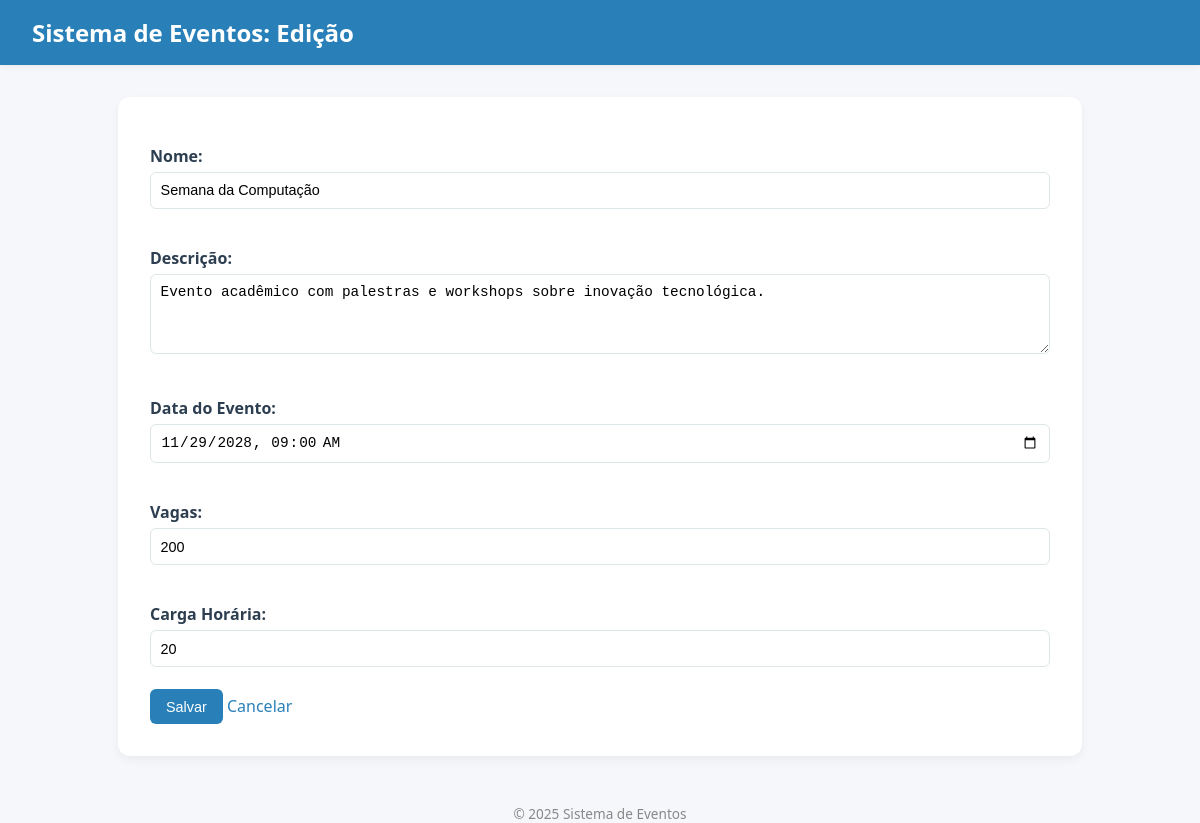
The page /evento/evento_form.php?id=1 on the database its author committed.
### tables this page shows
CREATE TABLE IF NOT EXISTS eventos (
    id INT AUTO_INCREMENT PRIMARY KEY,
    nome VARCHAR(150) NOT NULL,
    descricao TEXT,
    data_evento DATETIME NOT NULL,
    vagas INT UNSIGNED,
    carga_horaria INT
    
);

### banco/db.php (called while the page is built, shortened)
<?php
function h($s){ return htmlspecialchars($s, ENT_QUOTES, 'UTF-8'); }

### evento/evento_form.php (the view, shortened to what this page needs)
<?php
require '../banco/db.php';
$id = isset($_GET['id']) ? (int)$_GET['id'] : 0;
$nome = $descricao = $data_evento = $vagas = $carga = '';
if ($id && $_SERVER['REQUEST_METHOD'] !== 'POST') {
    $r = mysqli_query($mysqli, "SELECT * FROM eventos WHERE id = $id");
    if ($row = mysqli_fetch_assoc($r)) {
        $nome = $row['nome']; $descricao = $row['descricao']; $data_evento = $row['data_evento']; $vagas = $row['vagas']; $carga = $row['carga_horaria'];
    } else die("Evento não encontrado");
}
?>
<!doctype html>
<html>
<head>
  <link rel="stylesheet" href="/style.css">
</head>
<body>
  <header>
    <h1>Sistema de Eventos: <?= $id ? 'Edição' : 'Inserção' ?> </h1>
  </header>
  <main>
    <form method="post">
      <label>Nome: <input name="nome" required value="<?=h($nome)?>"></label><br>
      <label>Descrição: <textarea name="descricao"><?=h($descricao)?></textarea></label><br>
      <label>Data do Evento: <input name="data_evento" type="datetime-local"
          value="<?= $data_evento ? date('Y-m-d\TH:i', strtotime($data_evento)) : '' ?>"></label><br>
      <label>Vagas: <input name="vagas" type="number" min="0" value="<?=h($vagas)?>"></label><br>
      <label>Carga Horária: <input name="carga_horaria" type="number" value="<?=h($carga)?>"></label><br>
      <button type="submit">Salvar</button>
      <a href="evento_list.php">Cancelar</a>
    </form>
  </main>
  <footer>© <?=date('Y')?> Sistema de Eventos</footer>
</body>
</html>

### style.css (style rules this page uses)
:root { --bg: #f5f7fa; --card: #fff; --text: #2c3e50; --accent: #2980b9; --accent-hover: #1f6391; --border: #dfe6e9; --success: #27ae60; --danger: #c0392b; --shadow: rgba(0, 0, 0, 0.05); }
body { font-family: "Segoe UI", Roboto, sans-serif; background-color: var(--bg); margin: 0; padding: 0; color: var(--text); }
header { background-color: var(--accent); color: #fff; padding: 1rem 2rem; box-shadow: 0 2px 5px var(--shadow); }
header h1 { margin: 0; font-size: 1.5rem; }
main { max-width: 900px; margin: 2rem auto; background: var(--card); border-radius: 12px; box-shadow: 0 4px 10px var(--shadow); padding: 2rem; }
a { color: var(--accent); text-decoration: none; font-weight: 500; }
button, input[type=submit], .btn { background: var(--accent); color: #fff; border: none; padding: 0.6rem 1rem; border-radius: 6px; cursor: pointer; font-size: 0.9rem; transition: 0.2s; }
form label { display: block; margin-top: 1rem; font-weight: 600; }
input, textarea, select { width: 100%; padding: 0.6rem; border-radius: 6px; border: 1px solid var(--border); margin-top: 0.3rem; font-size: 0.9rem; box-sizing: border-box; }
textarea { min-height: 80px; resize: vertical; }
footer { text-align: center; color: #888; margin-top: 3rem; font-size: 0.85rem; }

### rows shown on the page
eventos: nome "Semana da Computação", descricao "Evento acadêmico com palestras e workshops sobre inovação tecnológica.", data_evento "11/29/2028 09:00", vagas "200", carga_horaria "20"
